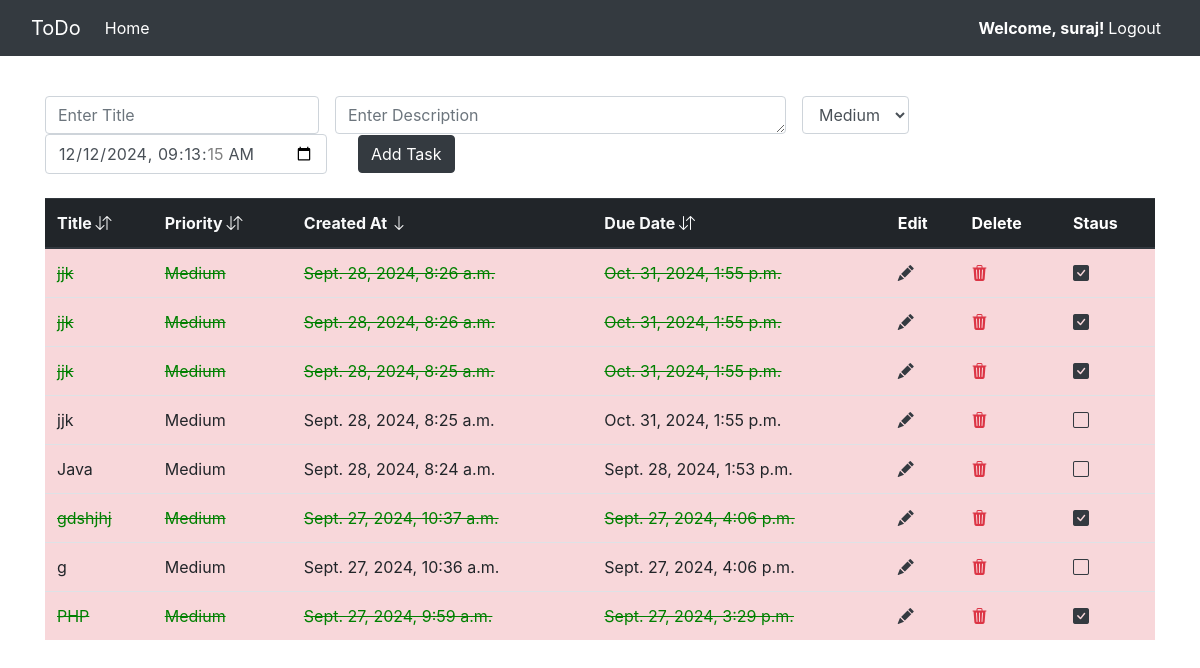
The app's page / (signed in), older data.
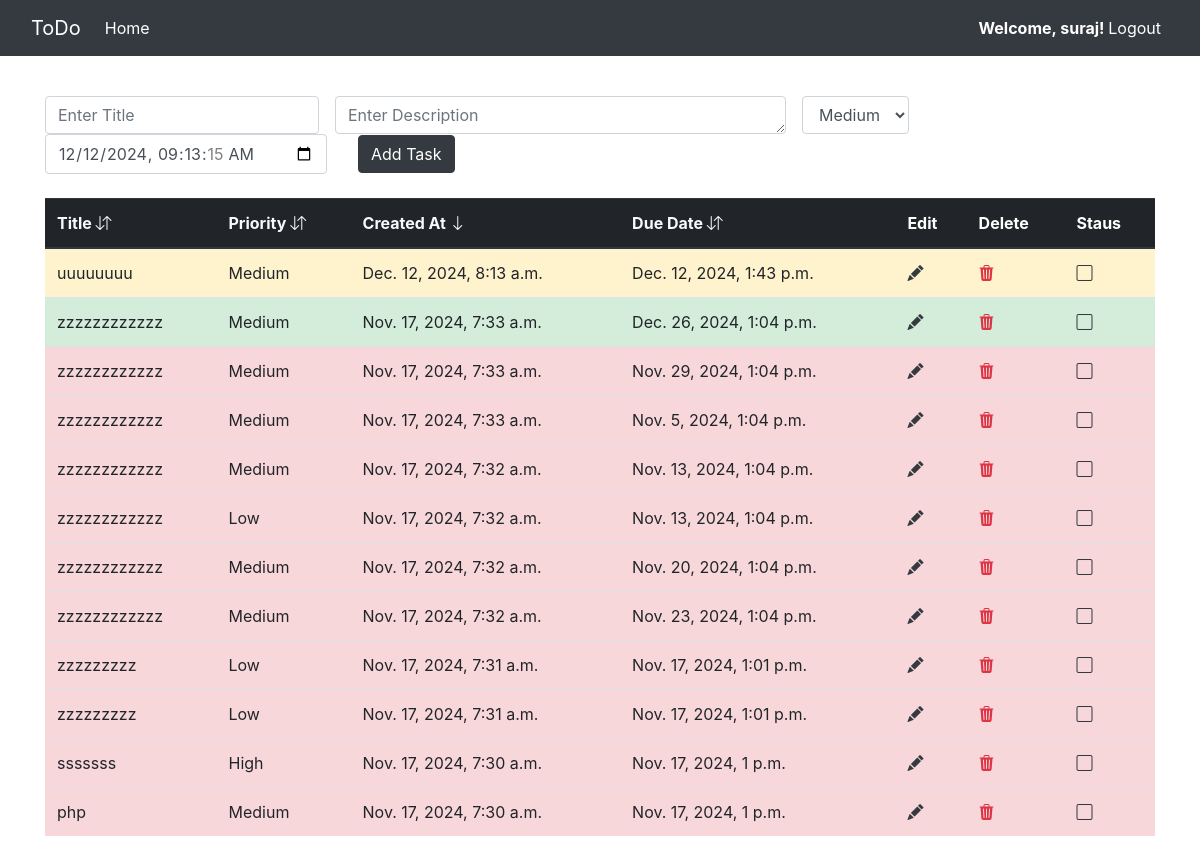
The same page, newer data.
### tasks/models.py (models this page shows, shortened)
class Task(models.Model):
    PRIORITY_CHOICES = [
        ('L', 'Low'),
        ('M', 'Medium'),
        ('H', 'High'),
    ]
    user = models.ForeignKey(User, on_delete=models.CASCADE)
    title = models.CharField(max_length=255)
    description = models.TextField(blank=True)
    priority = models.CharField(max_length=1, default='M', choices=PRIORITY_CHOICES)
    due_date = models.DateTimeField(default=datetime.datetime.now)
    completed = models.BooleanField(default=False)
    created_at = models.DateTimeField(auto_now_add=True)
    updated_at = models.DateTimeField(auto_now=True)

### tasks/views.py (the view)
# urls.py: path('', task_list, name='task_list'),
@login_required
def task_list(request):
    if request.method == "POST":
        form = TaskForm(request.POST)
        if form.is_valid():
            task = form.save(commit=False)
            task.user = request.user
            task.save()
    else:
        form = TaskForm()
    sort_by = request.GET.get('sort_by', 'created_at')  # Default sort by 'created_at'
    order = request.GET.get('order', 'desc')  # Default order is 'desc'
    ordering = f'{"" if order == "asc" else "-"}{sort_by}'
    tasks = Task.objects.filter(user=request.user).order_by(ordering)
    today = date.today()
    for task in tasks:
        task.days_left = (task.due_date.date() - today).days if task.due_date else None
    return render(request, 'task_list.html', {
        'tasks': tasks,
        'form': form,
        'sort_by': sort_by,
        'order': order
    })

### tasks/forms.py
class TaskForm(forms.ModelForm):
    class Meta:
        model = Task
        fields = ['title', 'description', 'priority', 'due_date']
        widgets = {
            'title': forms.TextInput(attrs={'placeholder': 'Enter Title','class': 'form-control'}),
            'description': forms.Textarea(attrs={'placeholder': 'Enter Description','class': 'form-control','rows': 1}),
            'priority': forms.Select(attrs={'class': 'form-control'}),
            'due_date': forms.DateTimeInput(attrs={'type': 'datetime-local','class': 'form-control'}),
        }

### tasks/templates/task_list.html (shortened to what this page needs)
{% extends "base_generic.html" %}
{% block content %}
    <form class="form-inline my-4 create_task_form" method="POST">
      {% for field in form %}
          <div class="form-group mr-3">
            <div class="col-sm-12 p-0">
                {{ field }}
            </div>
          </div>
      {% endfor %}
      <div class="form-group">
        <div class="col-sm-offset-2 col-sm-12">
          <button type="submit" class="btn btn-dark">Add Task</button>
        </div>
      </div>
    </form>
    <table class="table">
        <thead class="thead-dark">
          <tr>
            <th>
              <a class="text-light pe-auto" href="?sort_by=title&order={% if sort_by == 'title' and order == 'asc' %}desc{% else %}asc{% endif %}">
                Title
                {% if sort_by == 'title' %}
                  {% if order == 'asc' %}
                    <i class="bi bi-arrow-up"></i>
                  {% else %}
                    <i class="bi bi-arrow-down"></i>
                  {% endif %}
                {% else%}
                  <i class="bi bi-arrow-down-up"></i>
                {% endif %}
              </a>
            </th>
            <th>
              <a class="text-light pe-auto" href="?sort_by=priority&order={% if sort_by == 'priority' and order == 'asc' %}desc{% else %}asc{% endif %}">
                Priority
                {% if sort_by == 'priority' %}
                  {% if order == 'asc' %}
                    <i class="bi bi-arrow-up font-weight-bold"></i>
                  {% else %}
                    <i class="bi bi-arrow-down font-weight-bold"></i>
                  {% endif %}
                {% else%}
                  <i class="bi bi-arrow-down-up font-weight-bold"></i>
                {% endif %}
              </a>
            </th>
            <th>
              <a class="text-light pe-auto" href="?sort_by=created_at&order={% if sort_by == 'created_at' and order == 'asc' %}desc{% else %}asc{% endif %}">
                Created At
                {% if sort_by == 'created_at' %}
                  {% if order == 'asc' %}
                    <i class="bi bi-arrow-up"></i>
                  {% else %}
                    <i class="bi bi-arrow-down"></i>
                  {% endif %}
                {% else%}
                  <i class="bi bi-arrow-down-up"></i>
                {% endif %}
              </a>
            </th>
            <th>
              <a class="text-light pe-auto" href="?sort_by=due_date&order={% if sort_by == 'due_date' and order == 'asc' %}desc{% else %}asc{% endif %}">
                Due Date
                {% if sort_by == 'due_date' %}
                  {% if order == 'asc' %}
                    <i class="bi bi-arrow-up"></i>
                  {% else %}
                    <i class="bi bi-arrow-down"></i>
                  {% endif %}
                {% else%}
                  <i class="bi bi-arrow-down-up"></i>
                {% endif %}
              </a>
            </th>
            <th scope="col">Edit</th>
            <th scope="col">Delete</th>
            <th scope="col">Staus</th>
          </tr>
        </thead>
        <tbody>
        {% for task in tasks %}
          <tr class="{% if task.completed %}completed-task{% endif %} {% if task.days_left is not None and task.days_left < 0 %}due-crossed{% elif task.days_left is not None and task.days_left <= 7 %}due-soon{% else %}due-normal{% endif %}">
            <td>{{ task.title }}</td>
            <td>{{ task.get_priority_display }}</td>
            <td>{{task.created_at}}</td>
            <td>{{task.due_date}}</td>
            <td><a href="{% url 'task_edit' task.pk %}"><i class="bi bi-pencil-fill text-dark pe-auto"></i></span></a></td>
            <td><a href="{% url 'task_delete' task.pk %}"><i class="bi bi-trash3-fill text-danger pe-auto"></i></a></td>
            <td><a href="{% url 'task_complete' task.pk %}?sort_by={{sort_by}}&order={{order}}">{% if task.completed %}<i class="bi bi-check-square-fill text-dark pe-auto"></i>{% else %}<i class="bi bi-square text-dark"></i>{% endif %}</a></td>
          </tr>
          {% endfor %}
        </tbody>
      </table>
{% endblock %}

### templates/base_generic.html (shortened to what this page needs)
{% load static %}
<!doctype html>
<html lang="en">
    <head>
    <link rel="stylesheet" href="{% static 'css/style.css' %}">
    <link rel="stylesheet" href="{% static 'bootstrap/css/bootstrap.min.css' %}">
    <link rel="stylesheet" href="https://cdn.jsdelivr.net/npm/bootstrap-icons@1.11.3/font/bootstrap-icons.min.css">
</head>
<body>
    <nav class="navbar navbar-dark navbar-expand-lg bg-dark">
        <div class="container-fluid">
            <a class="navbar-brand" href="#">ToDo</a>
            <ul class="collapse navbar-collapse navbar-nav mr-auto mt-2 mt-lg-0">
                <li class="active"><a class="nav-link" href="{% url 'task_list' %}">Home</a></li>
            </ul>
            <div class=" my-2 my-lg-0">
                <ul class="navbar-nav">
                    {% if user.is_authenticated %}
                        <li class="nav-item active">
                            <a class="nav-link" href="{% url 'logout' %}">
                                <b>Welcome, {{ user.username }}! </b>
                                Logout
                            </a>
                        </li>
                    {% else %}
                        <li class="nav-item active">
                            <a class="nav-link" href="{% url 'login' %}">
                                <span class="glyphicon glyphicon-log-in"></span>Login
                            </a>
                        </li>
                    {% endif %}
                </ul>
            </div>
        </div>
    </nav>
    <div class="container pt-3">
        {% block content %}{% endblock %}
    </div>
</body>
</html>

### static/css/style.css (style rules this page uses)
.due-crossed { background-color: #f8d7da; }
.due-soon { background-color: #fff3cd; }
.due-normal { background-color: #d4edda; }

Row changes from the older to the newer data that the page shows:
removed Task: title "jjk", priority "Medium", created_at "Sept. 28, 2024, 8:26 a.m.", due_date "Oct. 31, 2024, 1:55 p.m.", completed True (drawn)
removed Task: title "jjk", priority "Medium", created_at "Sept. 28, 2024, 8:26 a.m.", due_date "Oct. 31, 2024, 1:55 p.m.", completed True (drawn)
removed Task: title "jjk", priority "Medium", created_at "Sept. 28, 2024, 8:25 a.m.", due_date "Oct. 31, 2024, 1:55 p.m.", completed True (drawn)
removed Task: title "jjk", priority "Medium", created_at "Sept. 28, 2024, 8:25 a.m.", due_date "Oct. 31, 2024, 1:55 p.m.", completed False (drawn)
removed Task: title "Java", priority "Medium", created_at "Sept. 28, 2024, 8:24 a.m.", due_date "Sept. 28, 2024, 1:53 p.m.", completed False (drawn)
removed Task: title "gdshjhj", priority "Medium", created_at "Sept. 27, 2024, 10:37 a.m.", due_date "Sept. 27, 2024, 4:06 p.m.", completed True (drawn)
removed Task: title "g", priority "Medium", created_at "Sept. 27, 2024, 10:36 a.m.", due_date "Sept. 27, 2024, 4:06 p.m.", completed False (drawn)
removed Task: title "PHP", priority "Medium", created_at "Sept. 27, 2024, 9:59 a.m.", due_date "Sept. 27, 2024, 3:29 p.m.", completed True (drawn)
added Task: title "uuuuuuuu", priority "Medium", created_at "Dec. 12, 2024, 8:13 a.m.", due_date "Dec. 12, 2024, 1:43 p.m.", completed False (drawn)
added Task: title "zzzzzzzzzzzz", priority "Medium", created_at "Nov. 17, 2024, 7:33 a.m.", due_date "Dec. 26, 2024, 1:04 p.m.", completed False (drawn)
added Task: title "zzzzzzzzzzzz", priority "Medium", created_at "Nov. 17, 2024, 7:33 a.m.", due_date "Nov. 29, 2024, 1:04 p.m.", completed False (drawn)
added Task: title "zzzzzzzzzzzz", priority "Medium", created_at "Nov. 17, 2024, 7:33 a.m.", due_date "Nov. 5, 2024, 1:04 p.m.", completed False (drawn)
added Task: title "zzzzzzzzzzzz", priority "Medium", created_at "Nov. 17, 2024, 7:32 a.m.", due_date "Nov. 13, 2024, 1:04 p.m.", completed False (drawn)
added Task: title "zzzzzzzzzzzz", priority "Low", created_at "Nov. 17, 2024, 7:32 a.m.", due_date "Nov. 13, 2024, 1:04 p.m.", completed False (drawn)
added Task: title "zzzzzzzzzzzz", priority "Medium", created_at "Nov. 17, 2024, 7:32 a.m.", due_date "Nov. 20, 2024, 1:04 p.m.", completed False (drawn)
added Task: title "zzzzzzzzzzzz", priority "Medium", created_at "Nov. 17, 2024, 7:32 a.m.", due_date "Nov. 23, 2024, 1:04 p.m.", completed False (drawn)
added Task: title "zzzzzzzzz", priority "Low", created_at "Nov. 17, 2024, 7:31 a.m.", due_date "Nov. 17, 2024, 1:01 p.m.", completed False (drawn)
added Task: title "zzzzzzzzz", priority "Low", created_at "Nov. 17, 2024, 7:31 a.m.", due_date "Nov. 17, 2024, 1:01 p.m.", completed False (drawn)
added Task: title "sssssss", priority "High", created_at "Nov. 17, 2024, 7:30 a.m.", due_date "Nov. 17, 2024, 1 p.m.", completed False (drawn)
added Task: title "php", priority "Medium", created_at "Nov. 17, 2024, 7:30 a.m.", due_date "Nov. 17, 2024, 1 p.m.", completed False (drawn)
